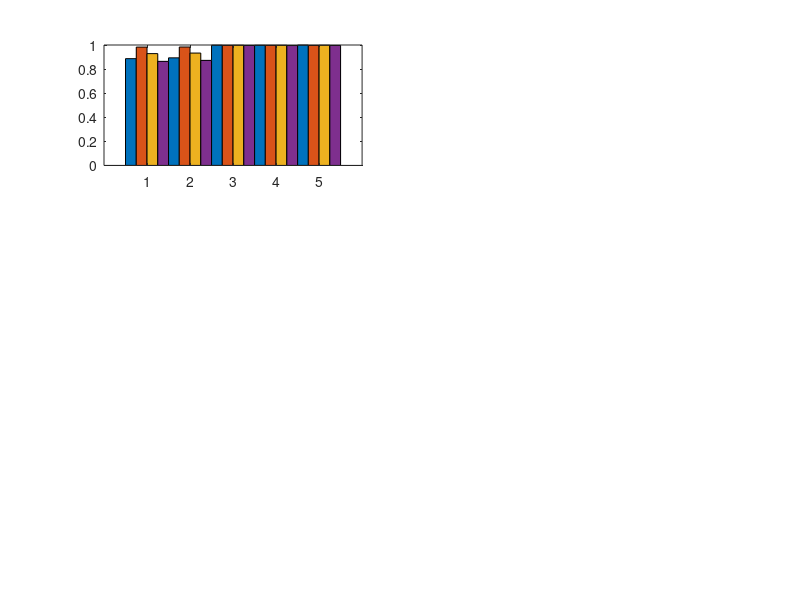

Reproduce this figure in MATLAB. (Note: this script raises an error after producing the figure.)
%%% Matlab code to generate performance graphs for all scenarios

clear all;close all;clc
Y=zeros(5,4);
algorithms={'W-LR'; 'LR+SMOTE'; 'W-DT'; 'SVM+OSS'; 'XGB'};

%************
%escenario 01
%************
%a)W-LR
N=1;TN=56836;FP=1049;FN=60;TP=3606;
%Macro-Precision
Y(N,1)=1/2*((TN/(TN+FN))+(TP/(TP+FP)));
%Macro-Recall
Y(N,2)=1/2*((TN/(TN+FP))+(TP/(TP+FN)));
%Macro-F1
Y(N,3)=1/2*((2*TN/(2*TN+FN+FP))+(2*TP/(2*TP+FP+FN)));
%MCC
Y(N,4)=(TP*TN-FP*FN)/(sqrt((TP+FP)*(TP+FN)*(TN+FP)*(TN+FN)));


%b)LR+SMOTE
N=2;TN=56916;FP=969;FN=60;TP=3606;
%Macro-Precision
Y(N,1)=1/2*((TN/(TN+FN))+(TP/(TP+FP)));
%Macro-Recall
Y(N,2)=1/2*((TN/(TN+FP))+(TP/(TP+FN)));
%Macro-F1
Y(N,3)=1/2*((2*TN/(2*TN+FN+FP))+(2*TP/(2*TP+FP+FN)));
%MCC
Y(N,4)=(TP*TN-FP*FN)/(sqrt((TP+FP)*(TP+FN)*(TN+FP)*(TN+FN)));

%c)W-DT
N=3;TN=57877;FP=8;FN=18;TP=3648;
%Macro-Precision
Y(N,1)=1/2*((TN/(TN+FN))+(TP/(TP+FP)));
%Macro-Recall
Y(N,2)=1/2*((TN/(TN+FP))+(TP/(TP+FN)));
%Macro-F1
Y(N,3)=1/2*((2*TN/(2*TN+FN+FP))+(2*TP/(2*TP+FP+FN)));
%MCC
Y(N,4)=(TP*TN-FP*FN)/(sqrt((TP+FP)*(TP+FN)*(TN+FP)*(TN+FN)));

%d)SVM+OSS
N=4;TN=57871;FP=14;FN=17;TP=3649;
%Macro-Precision
Y(N,1)=1/2*((TN/(TN+FN))+(TP/(TP+FP)));
%Macro-Recall
Y(N,2)=1/2*((TN/(TN+FP))+(TP/(TP+FN)));
%Macro-F1
Y(N,3)=1/2*((2*TN/(2*TN+FN+FP))+(2*TP/(2*TP+FP+FN)));
%MCC
Y(N,4)=(TP*TN-FP*FN)/(sqrt((TP+FP)*(TP+FN)*(TN+FP)*(TN+FN)));

%e)XGB
N=5;TN=57882;FP=3;FN=21;TP=3645;
%Macro-Precision
Y(N,1)=1/2*((TN/(TN+FN))+(TP/(TP+FP)));
%Macro-Recall
Y(N,2)=1/2*((TN/(TN+FP))+(TP/(TP+FN)));
%Macro-F1
Y(N,3)=1/2*((2*TN/(2*TN+FN+FP))+(2*TP/(2*TP+FP+FN)));
%MCC
Y(N,4)=(TP*TN-FP*FN)/(sqrt((TP+FP)*(TP+FN)*(TN+FP)*(TN+FN)));



% Create a vertical bar chart using the bar function
figure(1)
subplot(321)
bar(1:5, Y, 1)
ax = gca;
ax.FontSize = 12;
%background to white 
set(gcf,'color','w');
% Set the axis limits
axis([0 6 0 1.05])
set(gca, 'XTickLabels', algorithms)
% Add title and axis labels
title('Classifier performance for scenario 01')
xlabel('ML algorithm')
ylabel('Performance')
% Add a legend
legend('m-Precision', 'm-Recall', 'm-F1', 'MCC', 'FontSize', 12,'Location','southwest')


%************
%escenario 02
%************
%a)W-LR
N=1;TN=47514;FP=1398;FN=115;TP=4138;
%Macro-Precision
Y(N,1)=1/2*((TN/(TN+FN))+(TP/(TP+FP)));
%Macro-Recall
Y(N,2)=1/2*((TN/(TN+FP))+(TP/(TP+FN)));
%Macro-F1
Y(N,3)=1/2*((2*TN/(2*TN+FN+FP))+(2*TP/(2*TP+FP+FN)));
%MCC
Y(N,4)=(TP*TN-FP*FN)/(sqrt((TP+FP)*(TP+FN)*(TN+FP)*(TN+FN)));


%b)LR+SMOTE
N=2;TN=47564;FP=1348;FN=118;TP=4135;
%Macro-Precision
Y(N,1)=1/2*((TN/(TN+FN))+(TP/(TP+FP)));
%Macro-Recall
Y(N,2)=1/2*((TN/(TN+FP))+(TP/(TP+FN)));
%Macro-F1
Y(N,3)=1/2*((2*TN/(2*TN+FN+FP))+(2*TP/(2*TP+FP+FN)));
%MCC
Y(N,4)=(TP*TN-FP*FN)/(sqrt((TP+FP)*(TP+FN)*(TN+FP)*(TN+FN)));

%c)W-DT
N=3;TN=48902;FP=10;FN=22;TP=4231;
%Macro-Precision
Y(N,1)=1/2*((TN/(TN+FN))+(TP/(TP+FP)));
%Macro-Recall
Y(N,2)=1/2*((TN/(TN+FP))+(TP/(TP+FN)));
%Macro-F1
Y(N,3)=1/2*((2*TN/(2*TN+FN+FP))+(2*TP/(2*TP+FP+FN)));
%MCC
Y(N,4)=(TP*TN-FP*FN)/(sqrt((TP+FP)*(TP+FN)*(TN+FP)*(TN+FN)));

%d)SVM+OSS
N=4;TN=48768;FP=144;FN=24;TP=4229;
%Macro-Precision
Y(N,1)=1/2*((TN/(TN+FN))+(TP/(TP+FP)));
%Macro-Recall
Y(N,2)=1/2*((TN/(TN+FP))+(TP/(TP+FN)));
%Macro-F1
Y(N,3)=1/2*((2*TN/(2*TN+FN+FP))+(2*TP/(2*TP+FP+FN)));
%MCC
Y(N,4)=(TP*TN-FP*FN)/(sqrt((TP+FP)*(TP+FN)*(TN+FP)*(TN+FN)));

%e)XGB
N=5;TN=48909;FP=3;FN=23;TP=4230;
%Macro-Precision
Y(N,1)=1/2*((TN/(TN+FN))+(TP/(TP+FP)));
%Macro-Recall
Y(N,2)=1/2*((TN/(TN+FP))+(TP/(TP+FN)));
%Macro-F1
Y(N,3)=1/2*((2*TN/(2*TN+FN+FP))+(2*TP/(2*TP+FP+FN)));
%MCC
Y(N,4)=(TP*TN-FP*FN)/(sqrt((TP+FP)*(TP+FN)*(TN+FP)*(TN+FN)));



% Create a vertical bar chart using the bar function
subplot(322)
bar(1:5, Y, 1)
ax = gca;
ax.FontSize = 12;
% Set the axis limits
axis([0 6 0 1.05])
set(gca, 'XTickLabels', algorithms)
% Add title and axis labels
title('Classifier performance for scenario 02')
xlabel('ML algorithm')
ylabel('Performance')
% Add a legend
legend('m-Precision', 'm-Recall', 'm-F1', 'MCC', 'FontSize', 12,'Location','southwest')


%************
%escenario 03
%************
%a)W-LR
N=1;TN=83481;FP=537;FN=8;TP=530;
%Macro-Precision
Y(N,1)=1/2*((TN/(TN+FN))+(TP/(TP+FP)));
%Macro-Recall
Y(N,2)=1/2*((TN/(TN+FP))+(TP/(TP+FN)));
%Macro-F1
Y(N,3)=1/2*((2*TN/(2*TN+FN+FP))+(2*TP/(2*TP+FP+FN)));
%MCC
Y(N,4)=(TP*TN-FP*FN)/(sqrt((TP+FP)*(TP+FN)*(TN+FP)*(TN+FN)));


%b)LR+SMOTE
N=2;TN=83524;FP=494;FN=8;TP=530;
%Macro-Precision
Y(N,1)=1/2*((TN/(TN+FN))+(TP/(TP+FP)));
%Macro-Recall
Y(N,2)=1/2*((TN/(TN+FP))+(TP/(TP+FN)));
%Macro-F1
Y(N,3)=1/2*((2*TN/(2*TN+FN+FP))+(2*TP/(2*TP+FP+FN)));
%MCC
Y(N,4)=(TP*TN-FP*FN)/(sqrt((TP+FP)*(TP+FN)*(TN+FP)*(TN+FN)));

%c)W-DT
N=3;TN=84011;FP=7;FN=383;TP=155;
%Macro-Precision
Y(N,1)=1/2*((TN/(TN+FN))+(TP/(TP+FP)));
%Macro-Recall
Y(N,2)=1/2*((TN/(TN+FP))+(TP/(TP+FN)));
%Macro-F1
Y(N,3)=1/2*((2*TN/(2*TN+FN+FP))+(2*TP/(2*TP+FP+FN)));
%MCC
Y(N,4)=(TP*TN-FP*FN)/(sqrt((TP+FP)*(TP+FN)*(TN+FP)*(TN+FN)));

%d)SVM+OSS
N=4;TN=83999;FP=19;FN=2;TP=536;
%Macro-Precision
Y(N,1)=1/2*((TN/(TN+FN))+(TP/(TP+FP)));
%Macro-Recall
Y(N,2)=1/2*((TN/(TN+FP))+(TP/(TP+FN)));
%Macro-F1
Y(N,3)=1/2*((2*TN/(2*TN+FN+FP))+(2*TP/(2*TP+FP+FN)));
%MCC
Y(N,4)=(TP*TN-FP*FN)/(sqrt((TP+FP)*(TP+FN)*(TN+FP)*(TN+FN)));

%e)XGB
N=5;TN=84017;FP=1;FN=384;TP=154;
%Macro-Precision
Y(N,1)=1/2*((TN/(TN+FN))+(TP/(TP+FP)));
%Macro-Recall
Y(N,2)=1/2*((TN/(TN+FP))+(TP/(TP+FN)));
%Macro-F1
Y(N,3)=1/2*((2*TN/(2*TN+FN+FP))+(2*TP/(2*TP+FP+FN)));
%MCC
Y(N,4)=(TP*TN-FP*FN)/(sqrt((TP+FP)*(TP+FN)*(TN+FP)*(TN+FN)));



% Create a vertical bar chart using the bar function
subplot(323)
bar(1:5, Y, 1)
ax = gca;
ax.FontSize = 12;
% Set the axis limits
axis([0 6 0 1.05])
set(gca, 'XTickLabels', algorithms)
% Add title and axis labels
title('Classifier performance for scenario 03')
xlabel('ML algorithm')
ylabel('Performance')
% Add a legend
legend('m-Precision', 'm-Recall', 'm-F1', 'MCC', 'FontSize', 12,'Location','southwest')


%************
%escenario 04
%************
%a)W-LR
N=1;TN=60441;FP=269;FN=7;TP=40;
%Macro-Precision
Y(N,1)=1/2*((TN/(TN+FN))+(TP/(TP+FP)));
%Macro-Recall
Y(N,2)=1/2*((TN/(TN+FP))+(TP/(TP+FN)));
%Macro-F1
Y(N,3)=1/2*((2*TN/(2*TN+FN+FP))+(2*TP/(2*TP+FP+FN)));
%MCC
Y(N,4)=(TP*TN-FP*FN)/(sqrt((TP+FP)*(TP+FN)*(TN+FP)*(TN+FN)));


%b)LR+SMOTE
N=2;TN=60548;FP=162;FN=9;TP=38;
%Macro-Precision
Y(N,1)=1/2*((TN/(TN+FN))+(TP/(TP+FP)));
%Macro-Recall
Y(N,2)=1/2*((TN/(TN+FP))+(TP/(TP+FN)));
%Macro-F1
Y(N,3)=1/2*((2*TN/(2*TN+FN+FP))+(2*TP/(2*TP+FP+FN)));
%MCC
Y(N,4)=(TP*TN-FP*FN)/(sqrt((TP+FP)*(TP+FN)*(TN+FP)*(TN+FN)));

%c)W-DT
N=3;TN=60707;FP=3;FN=5;TP=42;
%Macro-Precision
Y(N,1)=1/2*((TN/(TN+FN))+(TP/(TP+FP)));
%Macro-Recall
Y(N,2)=1/2*((TN/(TN+FP))+(TP/(TP+FN)));
%Macro-F1
Y(N,3)=1/2*((2*TN/(2*TN+FN+FP))+(2*TP/(2*TP+FP+FN)));
%MCC
Y(N,4)=(TP*TN-FP*FN)/(sqrt((TP+FP)*(TP+FN)*(TN+FP)*(TN+FN)));

%d)SVM+OSS
N=4;TN=60704;FP=6;FN=7;TP=40;
%Macro-Precision
Y(N,1)=1/2*((TN/(TN+FN))+(TP/(TP+FP)));
%Macro-Recall
Y(N,2)=1/2*((TN/(TN+FP))+(TP/(TP+FN)));
%Macro-F1
Y(N,3)=1/2*((2*TN/(2*TN+FN+FP))+(2*TP/(2*TP+FP+FN)));
%MCC
Y(N,4)=(TP*TN-FP*FN)/(sqrt((TP+FP)*(TP+FN)*(TN+FP)*(TN+FN)));

%e)XGB
N=5;TN=60707;FP=3;FN=34;TP=13;
%Macro-Precision
Y(N,1)=1/2*((TN/(TN+FN))+(TP/(TP+FP)));
%Macro-Recall
Y(N,2)=1/2*((TN/(TN+FP))+(TP/(TP+FN)));
%Macro-F1
Y(N,3)=1/2*((2*TN/(2*TN+FN+FP))+(2*TP/(2*TP+FP+FN)));
%MCC
Y(N,4)=(TP*TN-FP*FN)/(sqrt((TP+FP)*(TP+FN)*(TN+FP)*(TN+FN)));



% Create a vertical bar chart using the bar function
subplot(324)
bar(1:5, Y, 1)
ax = gca;
ax.FontSize = 12;
% Set the axis limits
axis([0 6 0 1.05])
set(gca, 'XTickLabels', algorithms)
% Add title and axis labels
title('Classifier performance for scenario 04')
xlabel('ML algorithm')
ylabel('Performance')
% Add a legend
legend('m-Precision', 'm-Recall', 'm-F1', 'MCC', 'FontSize', 12,'Location','southwest')


%************
%escenario 05
%************
%a)W-LR
N=1;TN=46099;FP=344;FN=16;TP=151;
%Macro-Precision
Y(N,1)=1/2*((TN/(TN+FN))+(TP/(TP+FP)));
%Macro-Recall
Y(N,2)=1/2*((TN/(TN+FP))+(TP/(TP+FN)));
%Macro-F1
Y(N,3)=1/2*((2*TN/(2*TN+FN+FP))+(2*TP/(2*TP+FP+FN)));
%MCC
Y(N,4)=(TP*TN-FP*FN)/(sqrt((TP+FP)*(TP+FN)*(TN+FP)*(TN+FN)));


%b)LR+SMOTE
N=2;TN=46155;FP=288;FN=14;TP=153;
%Macro-Precision
Y(N,1)=1/2*((TN/(TN+FN))+(TP/(TP+FP)));
%Macro-Recall
Y(N,2)=1/2*((TN/(TN+FP))+(TP/(TP+FN)));
%Macro-F1
Y(N,3)=1/2*((2*TN/(2*TN+FN+FP))+(2*TP/(2*TP+FP+FN)));
%MCC
Y(N,4)=(TP*TN-FP*FN)/(sqrt((TP+FP)*(TP+FN)*(TN+FP)*(TN+FN)));

%c)W-DT
N=3;TN=46442;FP=1;FN=143;TP=24;
%Macro-Precision
Y(N,1)=1/2*((TN/(TN+FN))+(TP/(TP+FP)));
%Macro-Recall
Y(N,2)=1/2*((TN/(TN+FP))+(TP/(TP+FN)));
%Macro-F1
Y(N,3)=1/2*((2*TN/(2*TN+FN+FP))+(2*TP/(2*TP+FP+FN)));
%MCC
Y(N,4)=(TP*TN-FP*FN)/(sqrt((TP+FP)*(TP+FN)*(TN+FP)*(TN+FN)));

%d)SVM+OSS
N=4;TN=46431;FP=12;FN=20;TP=147;
%Macro-Precision
Y(N,1)=1/2*((TN/(TN+FN))+(TP/(TP+FP)));
%Macro-Recall
Y(N,2)=1/2*((TN/(TN+FP))+(TP/(TP+FN)));
%Macro-F1
Y(N,3)=1/2*((2*TN/(2*TN+FN+FP))+(2*TP/(2*TP+FP+FN)));
%MCC
Y(N,4)=(TP*TN-FP*FN)/(sqrt((TP+FP)*(TP+FN)*(TN+FP)*(TN+FN)));

%e)XGB
N=5;TN=46443;FP=0;FN=131;TP=36;
%Macro-Precision
Y(N,1)=1/2*((TN/(TN+FN))+(TP/(TP+FP)));
%Macro-Recall
Y(N,2)=1/2*((TN/(TN+FP))+(TP/(TP+FN)));
%Macro-F1
Y(N,3)=1/2*((2*TN/(2*TN+FN+FP))+(2*TP/(2*TP+FP+FN)));
%MCC
Y(N,4)=(TP*TN-FP*FN)/(sqrt((TP+FP)*(TP+FN)*(TN+FP)*(TN+FN)));



% Create a vertical bar chart using the bar function
subplot(325)
bar(1:5, Y, 1)
ax = gca;
ax.FontSize = 12;
% Set the axis limits
axis([0 6 0 1.05])
set(gca, 'XTickLabels', algorithms)
% Add title and axis labels
title('Classifier performance for scenario 05')
xlabel('ML algorithm')
ylabel('Performance')
% Add a legend
legend('m-Precision', 'm-Recall', 'm-F1', 'MCC', 'FontSize', 12,'Location','southwest')



%************
%escenario 06
%************
%a)W-LR
N=1;TN=76319;FP=249;FN=7;TP=903;
%Macro-Precision
Y(N,1)=1/2*((TN/(TN+FN))+(TP/(TP+FP)));
%Macro-Recall
Y(N,2)=1/2*((TN/(TN+FP))+(TP/(TP+FN)));
%Macro-F1
Y(N,3)=1/2*((2*TN/(2*TN+FN+FP))+(2*TP/(2*TP+FP+FN)));
%MCC
Y(N,4)=(TP*TN-FP*FN)/(sqrt((TP+FP)*(TP+FN)*(TN+FP)*(TN+FN)));


%b)LR+SMOTE
N=2;TN=76305;FP=263;FN=7;TP=903;
%Macro-Precision
Y(N,1)=1/2*((TN/(TN+FN))+(TP/(TP+FP)));
%Macro-Recall
Y(N,2)=1/2*((TN/(TN+FP))+(TP/(TP+FN)));
%Macro-F1
Y(N,3)=1/2*((2*TN/(2*TN+FN+FP))+(2*TP/(2*TP+FP+FN)));
%MCC
Y(N,4)=(TP*TN-FP*FN)/(sqrt((TP+FP)*(TP+FN)*(TN+FP)*(TN+FN)));

%c)W-DT
N=3;TN=76567;FP=1;FN=139;TP=771;
%Macro-Precision
Y(N,1)=1/2*((TN/(TN+FN))+(TP/(TP+FP)));
%Macro-Recall
Y(N,2)=1/2*((TN/(TN+FP))+(TP/(TP+FN)));
%Macro-F1
Y(N,3)=1/2*((2*TN/(2*TN+FN+FP))+(2*TP/(2*TP+FP+FN)));
%MCC
Y(N,4)=(TP*TN-FP*FN)/(sqrt((TP+FP)*(TP+FN)*(TN+FP)*(TN+FN)));

%d)SVM+OSS
N=4;TN=76548;FP=20;FN=3;TP=907;
%Macro-Precision
Y(N,1)=1/2*((TN/(TN+FN))+(TP/(TP+FP)));
%Macro-Recall
Y(N,2)=1/2*((TN/(TN+FP))+(TP/(TP+FN)));
%Macro-F1
Y(N,3)=1/2*((2*TN/(2*TN+FN+FP))+(2*TP/(2*TP+FP+FN)));
%MCC
Y(N,4)=(TP*TN-FP*FN)/(sqrt((TP+FP)*(TP+FN)*(TN+FP)*(TN+FN)));

%e)XGB
N=5;TN=76568;FP=0;FN=295;TP=615;
%Macro-Precision
Y(N,1)=1/2*((TN/(TN+FN))+(TP/(TP+FP)));
%Macro-Recall
Y(N,2)=1/2*((TN/(TN+FP))+(TP/(TP+FN)));
%Macro-F1
Y(N,3)=1/2*((2*TN/(2*TN+FN+FP))+(2*TP/(2*TP+FP+FN)));
%MCC
Y(N,4)=(TP*TN-FP*FN)/(sqrt((TP+FP)*(TP+FN)*(TN+FP)*(TN+FN)));



% Create a vertical bar chart using the bar function
subplot(326)
bar(1:5, Y, 1)
ax = gca;
ax.FontSize = 12;
% Set the axis limits
axis([0 6 0 1.05])
set(gca, 'XTickLabels', algorithms)
% Add title and axis labels
title('Classifier performance for scenario 06')
xlabel('ML algorithm')
ylabel('Performance')
% Add a legend
legend('m-Precision', 'm-Recall', 'm-F1', 'MCC', 'FontSize', 12,'Location','southwest')


%************
%escenario 07
%************
%a)W-LR
N=1;TN=63082;FP=1036;FN=107;TP=3001;
%Macro-Precision
Y(N,1)=1/2*((TN/(TN+FN))+(TP/(TP+FP)));
%Macro-Recall
Y(N,2)=1/2*((TN/(TN+FP))+(TP/(TP+FN)));
%Macro-F1
Y(N,3)=1/2*((2*TN/(2*TN+FN+FP))+(2*TP/(2*TP+FP+FN)));
%MCC
Y(N,4)=(TP*TN-FP*FN)/(sqrt((TP+FP)*(TP+FN)*(TN+FP)*(TN+FN)));


%b)LR+SMOTE
N=2;TN=56916;FP=969;FN=60;TP=3606;
%Macro-Precision
Y(N,1)=1/2*((TN/(TN+FN))+(TP/(TP+FP)));
%Macro-Recall
Y(N,2)=1/2*((TN/(TN+FP))+(TP/(TP+FN)));
%Macro-F1
Y(N,3)=1/2*((2*TN/(2*TN+FN+FP))+(2*TP/(2*TP+FP+FN)));
%MCC
Y(N,4)=(TP*TN-FP*FN)/(sqrt((TP+FP)*(TP+FN)*(TN+FP)*(TN+FN)));

%c)W-DT
N=3;TN=57877;FP=8;FN=18;TP=3648;
%Macro-Precision
Y(N,1)=1/2*((TN/(TN+FN))+(TP/(TP+FP)));
%Macro-Recall
Y(N,2)=1/2*((TN/(TN+FP))+(TP/(TP+FN)));
%Macro-F1
Y(N,3)=1/2*((2*TN/(2*TN+FN+FP))+(2*TP/(2*TP+FP+FN)));
%MCC
Y(N,4)=(TP*TN-FP*FN)/(sqrt((TP+FP)*(TP+FN)*(TN+FP)*(TN+FN)));

%d)SVM+OSS
N=4;TN=57871;FP=14;FN=17;TP=3649;
%Macro-Precision
Y(N,1)=1/2*((TN/(TN+FN))+(TP/(TP+FP)));
%Macro-Recall
Y(N,2)=1/2*((TN/(TN+FP))+(TP/(TP+FN)));
%Macro-F1
Y(N,3)=1/2*((2*TN/(2*TN+FN+FP))+(2*TP/(2*TP+FP+FN)));
%MCC
Y(N,4)=(TP*TN-FP*FN)/(sqrt((TP+FP)*(TP+FN)*(TN+FP)*(TN+FN)));

%e)XGB
N=5;TN=57882;FP=3;FN=21;TP=3645;
%Macro-Precision
Y(N,1)=1/2*((TN/(TN+FN))+(TP/(TP+FP)));
%Macro-Recall
Y(N,2)=1/2*((TN/(TN+FP))+(TP/(TP+FN)));
%Macro-F1
Y(N,3)=1/2*((2*TN/(2*TN+FN+FP))+(2*TP/(2*TP+FP+FN)));
%MCC
Y(N,4)=(TP*TN-FP*FN)/(sqrt((TP+FP)*(TP+FN)*(TN+FP)*(TN+FN)));



% Create a vertical bar chart using the bar function
figure(2)
subplot(321)
bar(1:5, Y, 1)
ax = gca;
ax.FontSize = 12;
%background to white 
set(gcf,'color','w');
% Set the axis limits
axis([0 6 0 1.05])
set(gca, 'XTickLabels', algorithms)
% Add title and axis labels
title('Classifier performance for scenario 07')
xlabel('ML algorithm')
ylabel('Performance')
% Add a legend
legend('m-Precision', 'm-Recall', 'm-F1', 'MCC', 'FontSize', 12,'Location','southwest')


%************
%escenario 08
%************
%a)W-LR
N=1;TN=67538;FP=323;FN=14;TP=677;
%Macro-Precision
Y(N,1)=1/2*((TN/(TN+FN))+(TP/(TP+FP)));
%Macro-Recall
Y(N,2)=1/2*((TN/(TN+FP))+(TP/(TP+FN)));
%Macro-F1
Y(N,3)=1/2*((2*TN/(2*TN+FN+FP))+(2*TP/(2*TP+FP+FN)));
%MCC
Y(N,4)=(TP*TN-FP*FN)/(sqrt((TP+FP)*(TP+FN)*(TN+FP)*(TN+FN)));


%b)LR+SMOTE
N=2;TN=67562;FP=299;FN=14;TP=677;
%Macro-Precision
Y(N,1)=1/2*((TN/(TN+FN))+(TP/(TP+FP)));
%Macro-Recall
Y(N,2)=1/2*((TN/(TN+FP))+(TP/(TP+FN)));
%Macro-F1
Y(N,3)=1/2*((2*TN/(2*TN+FN+FP))+(2*TP/(2*TP+FP+FN)));
%MCC
Y(N,4)=(TP*TN-FP*FN)/(sqrt((TP+FP)*(TP+FN)*(TN+FP)*(TN+FN)));

%c)W-DT
N=3;TN=67858;FP=3;FN=331;TP=360;
%Macro-Precision
Y(N,1)=1/2*((TN/(TN+FN))+(TP/(TP+FP)));
%Macro-Recall
Y(N,2)=1/2*((TN/(TN+FP))+(TP/(TP+FN)));
%Macro-F1
Y(N,3)=1/2*((2*TN/(2*TN+FN+FP))+(2*TP/(2*TP+FP+FN)));
%MCC
Y(N,4)=(TP*TN-FP*FN)/(sqrt((TP+FP)*(TP+FN)*(TN+FP)*(TN+FN)));

%d)SVM+OSS
N=4;TN=67857;FP=4;FN=14;TP=677;
%Macro-Precision
Y(N,1)=1/2*((TN/(TN+FN))+(TP/(TP+FP)));
%Macro-Recall
Y(N,2)=1/2*((TN/(TN+FP))+(TP/(TP+FN)));
%Macro-F1
Y(N,3)=1/2*((2*TN/(2*TN+FN+FP))+(2*TP/(2*TP+FP+FN)));
%MCC
Y(N,4)=(TP*TN-FP*FN)/(sqrt((TP+FP)*(TP+FN)*(TN+FP)*(TN+FN)));

%e)XGB
N=5;TN=67861;FP=0;FN=13;TP=678;
%Macro-Precision
Y(N,1)=1/2*((TN/(TN+FN))+(TP/(TP+FP)));
%Macro-Recall
Y(N,2)=1/2*((TN/(TN+FP))+(TP/(TP+FN)));
%Macro-F1
Y(N,3)=1/2*((2*TN/(2*TN+FN+FP))+(2*TP/(2*TP+FP+FN)));
%MCC
Y(N,4)=(TP*TN-FP*FN)/(sqrt((TP+FP)*(TP+FN)*(TN+FP)*(TN+FN)));



% Create a vertical bar chart using the bar function
subplot(322)
bar(1:5, Y, 1)
ax = gca;
ax.FontSize = 12;
% Set the axis limits
axis([0 6 0 1.05])
set(gca, 'XTickLabels', algorithms)
% Add title and axis labels
title('Classifier performance for scenario 08')
xlabel('ML algorithm')
ylabel('Performance')
% Add a legend
legend('m-Precision', 'm-Recall', 'm-F1', 'MCC', 'FontSize', 12,'Location','southwest')


%************
%escenario 09
%************
%a)W-LR
N=1;TN=69214;FP=1283;FN=142;TP=536;
%Macro-Precision
Y(N,1)=1/2*((TN/(TN+FN))+(TP/(TP+FP)));
%Macro-Recall
Y(N,2)=1/2*((TN/(TN+FP))+(TP/(TP+FN)));
%Macro-F1
Y(N,3)=1/2*((2*TN/(2*TN+FN+FP))+(2*TP/(2*TP+FP+FN)));
%MCC
Y(N,4)=(TP*TN-FP*FN)/(sqrt((TP+FP)*(TP+FN)*(TN+FP)*(TN+FN)));


%b)LR+SMOTE
N=2;TN=69439;FP=1058;FN=116;TP=562;
%Macro-Precision
Y(N,1)=1/2*((TN/(TN+FN))+(TP/(TP+FP)));
%Macro-Recall
Y(N,2)=1/2*((TN/(TN+FP))+(TP/(TP+FN)));
%Macro-F1
Y(N,3)=1/2*((2*TN/(2*TN+FN+FP))+(2*TP/(2*TP+FP+FN)));
%MCC
Y(N,4)=(TP*TN-FP*FN)/(sqrt((TP+FP)*(TP+FN)*(TN+FP)*(TN+FN)));

%c)W-DT
N=3;TN=70490;FP=7;FN=324;TP=354;
%Macro-Precision
Y(N,1)=1/2*((TN/(TN+FN))+(TP/(TP+FP)));
%Macro-Recall
Y(N,2)=1/2*((TN/(TN+FP))+(TP/(TP+FN)));
%Macro-F1
Y(N,3)=1/2*((2*TN/(2*TN+FN+FP))+(2*TP/(2*TP+FP+FN)));
%MCC
Y(N,4)=(TP*TN-FP*FN)/(sqrt((TP+FP)*(TP+FN)*(TN+FP)*(TN+FN)));

%d)SVM+OSS
N=4;TN=70448;FP=49;FN=18;TP=660;
%Macro-Precision
Y(N,1)=1/2*((TN/(TN+FN))+(TP/(TP+FP)));
%Macro-Recall
Y(N,2)=1/2*((TN/(TN+FP))+(TP/(TP+FN)));
%Macro-F1
Y(N,3)=1/2*((2*TN/(2*TN+FN+FP))+(2*TP/(2*TP+FP+FN)));
%MCC
Y(N,4)=(TP*TN-FP*FN)/(sqrt((TP+FP)*(TP+FN)*(TN+FP)*(TN+FN)));

%e)XGB
N=5;TN=70496;FP=1;FN=321;TP=357;
%Macro-Precision
Y(N,1)=1/2*((TN/(TN+FN))+(TP/(TP+FP)));
%Macro-Recall
Y(N,2)=1/2*((TN/(TN+FP))+(TP/(TP+FN)));
%Macro-F1
Y(N,3)=1/2*((2*TN/(2*TN+FN+FP))+(2*TP/(2*TP+FP+FN)));
%MCC
Y(N,4)=(TP*TN-FP*FN)/(sqrt((TP+FP)*(TP+FN)*(TN+FP)*(TN+FN)));



% Create a vertical bar chart using the bar function
subplot(323)
bar(1:5, Y, 1)
ax = gca;
ax.FontSize = 12;
% Set the axis limits
axis([0 6 0 1.05])
set(gca, 'XTickLabels', algorithms)
% Add title and axis labels
title('Classifier performance for scenario 09')
xlabel('ML algorithm')
ylabel('Performance')
% Add a legend
legend('m-Precision', 'm-Recall', 'm-F1', 'MCC', 'FontSize', 12,'Location','southwest')


%************
%escenario 10
%************
%a)W-LR
N=1;TN=85898;FP=230;FN=7;TP=880;
%Macro-Precision
Y(N,1)=1/2*((TN/(TN+FN))+(TP/(TP+FP)));
%Macro-Recall
Y(N,2)=1/2*((TN/(TN+FP))+(TP/(TP+FN)));
%Macro-F1
Y(N,3)=1/2*((2*TN/(2*TN+FN+FP))+(2*TP/(2*TP+FP+FN)));
%MCC
Y(N,4)=(TP*TN-FP*FN)/(sqrt((TP+FP)*(TP+FN)*(TN+FP)*(TN+FN)));


%b)LR+SMOTE
N=2;TN=85859;FP=269;FN=3;TP=884;
%Macro-Precision
Y(N,1)=1/2*((TN/(TN+FN))+(TP/(TP+FP)));
%Macro-Recall
Y(N,2)=1/2*((TN/(TN+FP))+(TP/(TP+FN)));
%Macro-F1
Y(N,3)=1/2*((2*TN/(2*TN+FN+FP))+(2*TP/(2*TP+FP+FN)));
%MCC
Y(N,4)=(TP*TN-FP*FN)/(sqrt((TP+FP)*(TP+FN)*(TN+FP)*(TN+FN)));

%c)W-DT
N=3;TN=86128;FP=0;FN=127;TP=760;
%Macro-Precision
Y(N,1)=1/2*((TN/(TN+FN))+(TP/(TP+FP)));
%Macro-Recall
Y(N,2)=1/2*((TN/(TN+FP))+(TP/(TP+FN)));
%Macro-F1
Y(N,3)=1/2*((2*TN/(2*TN+FN+FP))+(2*TP/(2*TP+FP+FN)));
%MCC
Y(N,4)=(TP*TN-FP*FN)/(sqrt((TP+FP)*(TP+FN)*(TN+FP)*(TN+FN)));

%d)SVM+OSS
N=4;TN=86108;FP=20;FN=69;TP=818;
%Macro-Precision
Y(N,1)=1/2*((TN/(TN+FN))+(TP/(TP+FP)));
%Macro-Recall
Y(N,2)=1/2*((TN/(TN+FP))+(TP/(TP+FN)));
%Macro-F1
Y(N,3)=1/2*((2*TN/(2*TN+FN+FP))+(2*TP/(2*TP+FP+FN)));
%MCC
Y(N,4)=(TP*TN-FP*FN)/(sqrt((TP+FP)*(TP+FN)*(TN+FP)*(TN+FN)));

%e)XGB
N=5;TN=86125;FP=3;FN=136;TP=751;
%Macro-Precision
Y(N,1)=1/2*((TN/(TN+FN))+(TP/(TP+FP)));
%Macro-Recall
Y(N,2)=1/2*((TN/(TN+FP))+(TP/(TP+FN)));
%Macro-F1
Y(N,3)=1/2*((2*TN/(2*TN+FN+FP))+(2*TP/(2*TP+FP+FN)));
%MCC
Y(N,4)=(TP*TN-FP*FN)/(sqrt((TP+FP)*(TP+FN)*(TN+FP)*(TN+FN)));



% Create a vertical bar chart using the bar function
subplot(324)
bar(1:5, Y, 1)
ax = gca;
ax.FontSize = 12;
% Set the axis limits
axis([0 6 0 1.05])
set(gca, 'XTickLabels', algorithms)
% Add title and axis labels
title('Classifier performance for scenario 10')
xlabel('ML algorithm')
ylabel('Performance')
% Add a legend
legend('m-Precision', 'm-Recall', 'm-F1', 'MCC', 'FontSize', 12,'Location','southwest')


%************
%escenario 11
%************
%a)W-LR
N=1;TN=110287;FP=343;FN=13;TP=43;
%Macro-Precision
Y(N,1)=1/2*((TN/(TN+FN))+(TP/(TP+FP)));
%Macro-Recall
Y(N,2)=1/2*((TN/(TN+FP))+(TP/(TP+FN)));
%Macro-F1
Y(N,3)=1/2*((2*TN/(2*TN+FN+FP))+(2*TP/(2*TP+FP+FN)));
%MCC
Y(N,4)=(TP*TN-FP*FN)/(sqrt((TP+FP)*(TP+FN)*(TN+FP)*(TN+FN)));


%b)LR+SMOTE
N=2;TN=110370;FP=260;FN=13;TP=43;
%Macro-Precision
Y(N,1)=1/2*((TN/(TN+FN))+(TP/(TP+FP)));
%Macro-Recall
Y(N,2)=1/2*((TN/(TN+FP))+(TP/(TP+FN)));
%Macro-F1
Y(N,3)=1/2*((2*TN/(2*TN+FN+FP))+(2*TP/(2*TP+FP+FN)));
%MCC
Y(N,4)=(TP*TN-FP*FN)/(sqrt((TP+FP)*(TP+FN)*(TN+FP)*(TN+FN)));

%c)W-DT
N=3;TN=110629;FP=1;FN=47;TP=9;
%Macro-Precision
Y(N,1)=1/2*((TN/(TN+FN))+(TP/(TP+FP)));
%Macro-Recall
Y(N,2)=1/2*((TN/(TN+FP))+(TP/(TP+FN)));
%Macro-F1
Y(N,3)=1/2*((2*TN/(2*TN+FN+FP))+(2*TP/(2*TP+FP+FN)));
%MCC
Y(N,4)=(TP*TN-FP*FN)/(sqrt((TP+FP)*(TP+FN)*(TN+FP)*(TN+FN)));

%d)SVM+OSS
N=4;TN=110625;FP=5;FN=13;TP=43;
%Macro-Precision
Y(N,1)=1/2*((TN/(TN+FN))+(TP/(TP+FP)));
%Macro-Recall
Y(N,2)=1/2*((TN/(TN+FP))+(TP/(TP+FN)));
%Macro-F1
Y(N,3)=1/2*((2*TN/(2*TN+FN+FP))+(2*TP/(2*TP+FP+FN)));
%MCC
Y(N,4)=(TP*TN-FP*FN)/(sqrt((TP+FP)*(TP+FN)*(TN+FP)*(TN+FN)));

%e)XGB
N=5;TN=110630;FP=0;FN=50;TP=6;
%Macro-Precision
Y(N,1)=1/2*((TN/(TN+FN))+(TP/(TP+FP)));
%Macro-Recall
Y(N,2)=1/2*((TN/(TN+FP))+(TP/(TP+FN)));
%Macro-F1
Y(N,3)=1/2*((2*TN/(2*TN+FN+FP))+(2*TP/(2*TP+FP+FN)));
%MCC
Y(N,4)=(TP*TN-FP*FN)/(sqrt((TP+FP)*(TP+FN)*(TN+FP)*(TN+FN)));



% Create a vertical bar chart using the bar function
subplot(325)
bar(1:5, Y, 1)
ax = gca;
ax.FontSize = 12;
% Set the axis limits
axis([0 6 0 1.05])
set(gca, 'XTickLabels', algorithms)
% Add title and axis labels
title('Classifier performance for scenario 11')
xlabel('ML algorithm')
ylabel('Performance')
% Add a legend
legend('m-Precision', 'm-Recall', 'm-F1', 'MCC', 'FontSize', 12,'Location','southwest')



%************
%escenario 12
%************
%a)W-LR
N=1;TN=41182;FP=131;FN=10;TP=109;
%Macro-Precision
Y(N,1)=1/2*((TN/(TN+FN))+(TP/(TP+FP)));
%Macro-Recall
Y(N,2)=1/2*((TN/(TN+FP))+(TP/(TP+FN)));
%Macro-F1
Y(N,3)=1/2*((2*TN/(2*TN+FN+FP))+(2*TP/(2*TP+FP+FN)));
%MCC
Y(N,4)=(TP*TN-FP*FN)/(sqrt((TP+FP)*(TP+FN)*(TN+FP)*(TN+FN)));


%b)LR+SMOTE
N=2;TN=41196;FP=117;FN=10;TP=109;
%Macro-Precision
Y(N,1)=1/2*((TN/(TN+FN))+(TP/(TP+FP)));
%Macro-Recall
Y(N,2)=1/2*((TN/(TN+FP))+(TP/(TP+FN)));
%Macro-F1
Y(N,3)=1/2*((2*TN/(2*TN+FN+FP))+(2*TP/(2*TP+FP+FN)));
%MCC
Y(N,4)=(TP*TN-FP*FN)/(sqrt((TP+FP)*(TP+FN)*(TN+FP)*(TN+FN)));

%c)W-DT
N=3;TN=41307;FP=6;FN=24;TP=95;
%Macro-Precision
Y(N,1)=1/2*((TN/(TN+FN))+(TP/(TP+FP)));
%Macro-Recall
Y(N,2)=1/2*((TN/(TN+FP))+(TP/(TP+FN)));
%Macro-F1
Y(N,3)=1/2*((2*TN/(2*TN+FN+FP))+(2*TP/(2*TP+FP+FN)));
%MCC
Y(N,4)=(TP*TN-FP*FN)/(sqrt((TP+FP)*(TP+FN)*(TN+FP)*(TN+FN)));

%d)SVM+OSS
N=4;TN=41302;FP=11;FN=13;TP=106;
%Macro-Precision
Y(N,1)=1/2*((TN/(TN+FN))+(TP/(TP+FP)));
%Macro-Recall
Y(N,2)=1/2*((TN/(TN+FP))+(TP/(TP+FN)));
%Macro-F1
Y(N,3)=1/2*((2*TN/(2*TN+FN+FP))+(2*TP/(2*TP+FP+FN)));
%MCC
Y(N,4)=(TP*TN-FP*FN)/(sqrt((TP+FP)*(TP+FN)*(TN+FP)*(TN+FN)));

%e)XGB
N=5;TN=41312;FP=1;FN=12;TP=107;
%Macro-Precision
Y(N,1)=1/2*((TN/(TN+FN))+(TP/(TP+FP)));
%Macro-Recall
Y(N,2)=1/2*((TN/(TN+FP))+(TP/(TP+FN)));
%Macro-F1
Y(N,3)=1/2*((2*TN/(2*TN+FN+FP))+(2*TP/(2*TP+FP+FN)));
%MCC
Y(N,4)=(TP*TN-FP*FN)/(sqrt((TP+FP)*(TP+FN)*(TN+FP)*(TN+FN)));



% Create a vertical bar chart using the bar function
subplot(326)
bar(1:5, Y, 1)
ax = gca;
ax.FontSize = 12;
% Set the axis limits
axis([0 6 0 1.05])
set(gca, 'XTickLabels', algorithms)
% Add title and axis labels
title('Classifier performance for scenario 12')
xlabel('ML algorithm')
ylabel('Performance')
% Add a legend
legend('m-Precision', 'm-Recall', 'm-F1', 'MCC', 'FontSize', 12,'Location','southwest')

